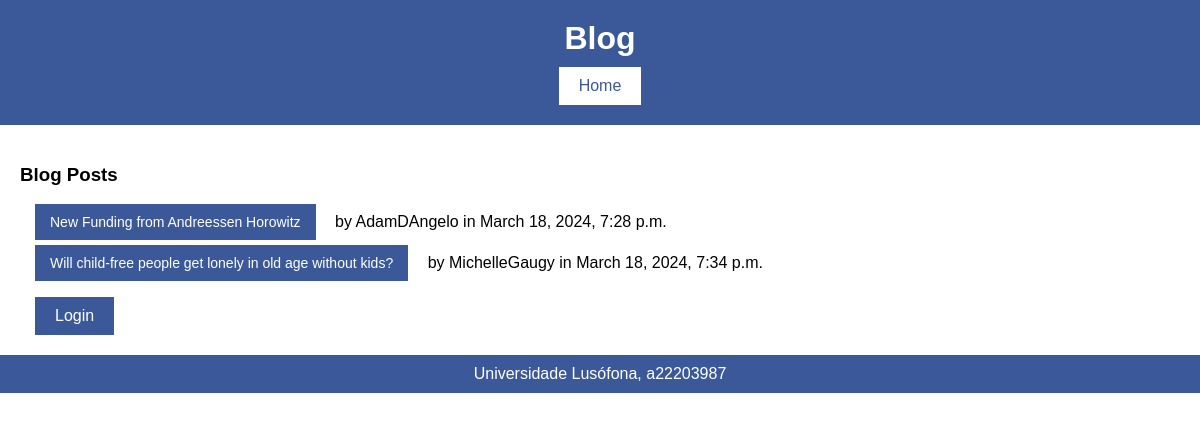
Screenshot of /blog/ with the database file from the repository.
### blog/models.py (models this page shows, shortened)
class Post(models.Model):
    title = models.CharField(max_length=200)
    content = models.TextField()
    author = models.ForeignKey(User, on_delete=models.CASCADE)
    created_at = models.DateTimeField(auto_now_add=True)

### blog/views.py (the view)
# urls.py: path('', views.home_view, name='home'),
def home_view(request):
    context = {
        'posts': Post.objects.all(),
    }
    return render(request, 'blog/index.html', context)

### blog/templates/blog/index.html (shortened to what this page needs)
{% extends 'blog/layout.html' %}
{% block content %}
    <h3>Blog Posts</h3>
    <ul>
    {% for post in posts %}
        <li>
            <a href="{% url 'blogapp:post' post.id %}"><button>{{ post.title }}</button></a> by {{ post.author.username }} in {{ post.created_at }}
        </li>
    {% endfor %}
    </ul>
    {% url 'blogapp:home' as home_url %}
{% endblock %}

### blog/templates/blog/layout.html (style rules this page uses)
body { background-color: white; font-family: Arial, sans-serif; margin: 0; padding: 0; height:auto; }
ul { list-style-type: none; padding: 0; }
ul a { text-decoration: none; }
ul a button { background-color: #3b5998; border: none; color: white; cursor: pointer; font-size: 14px; padding: 10px 15px; }
a { margin: 0 10px; text-decoration: none; }
button { background-color: #3b5998; border: none; color: #fff; cursor: pointer; font-size: 16px; margin: 0 5px; padding: 10px 20px; }

### rows the page displays
Post: title "New Funding from Andreessen Horowitz", author.username "AdamDAngelo", created_at "March 18, 2024, 7:28 p.m."
Post: title "Will child-free people get lonely in old age without kids?", author.username "MichelleGaugy", created_at "March 18, 2024, 7:34 p.m."
